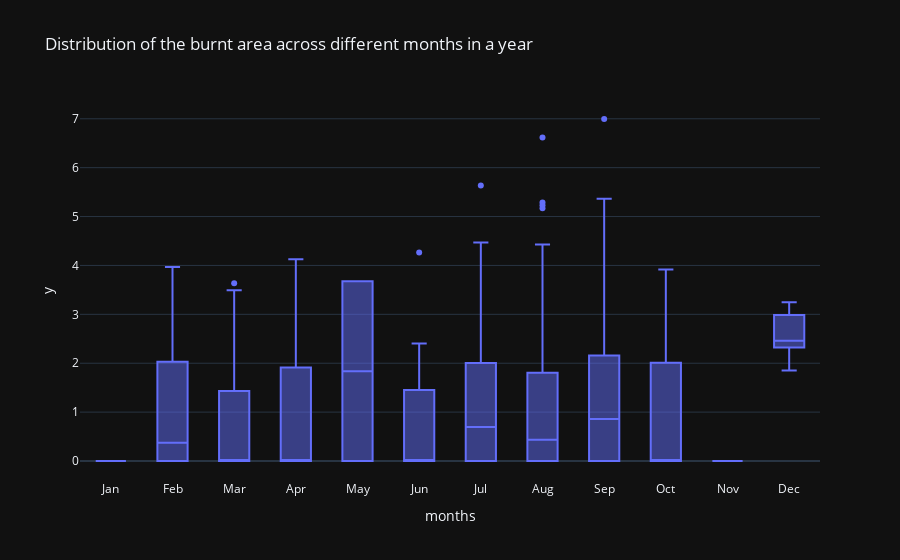

Notebook code for this chart:
### Code cell
a = df2.loc[: , ["area", "months"]].sort_values("months")
fig = px.box(a,x='months', y=np.log1p(a.area), title = 'Distribution of the burnt area across different months in a year')
fig.show()

### Figure 1 — Plotly figure (JSON) as saved in the notebook; plotly's stock layout.template omitted (floating-point values rounded to 4 significant figures; data arrays with more than 128 entries replaced by an {"elided": "..."} marker saying what was removed)
{"data": [{"alignmentgroup": "True", "hovertemplate": "months=%{x}<br>y=%{y}<extra></extra>", "legendgroup": "", "marker": {"color": "#636efa"}, "name": "", "notched": false, "offsetgroup": "", "orientation": "v", "showlegend": false, "type": "box", "x": {"elided": "517 str values"}, "x0": " ", "xaxis": "x", "y": {"elided": "517 float values"}, "y0": " ", "yaxis": "y"}], "layout": {"autosize": true, "boxmode": "group", "legend": {"tracegroupgap": 0}, "title": {"text": "Distribution of the burnt area across different months in a year"}, "xaxis": {"anchor": "y", "autorange": true, "domain": [0, 1], "range": [-0.5, 11.5], "title": {"text": "months"}, "type": "category"}, "yaxis": {"anchor": "x", "autorange": true, "domain": [0, 1], "range": [-0.3886, 7.384], "title": {"text": "y"}, "type": "linear"}}}
